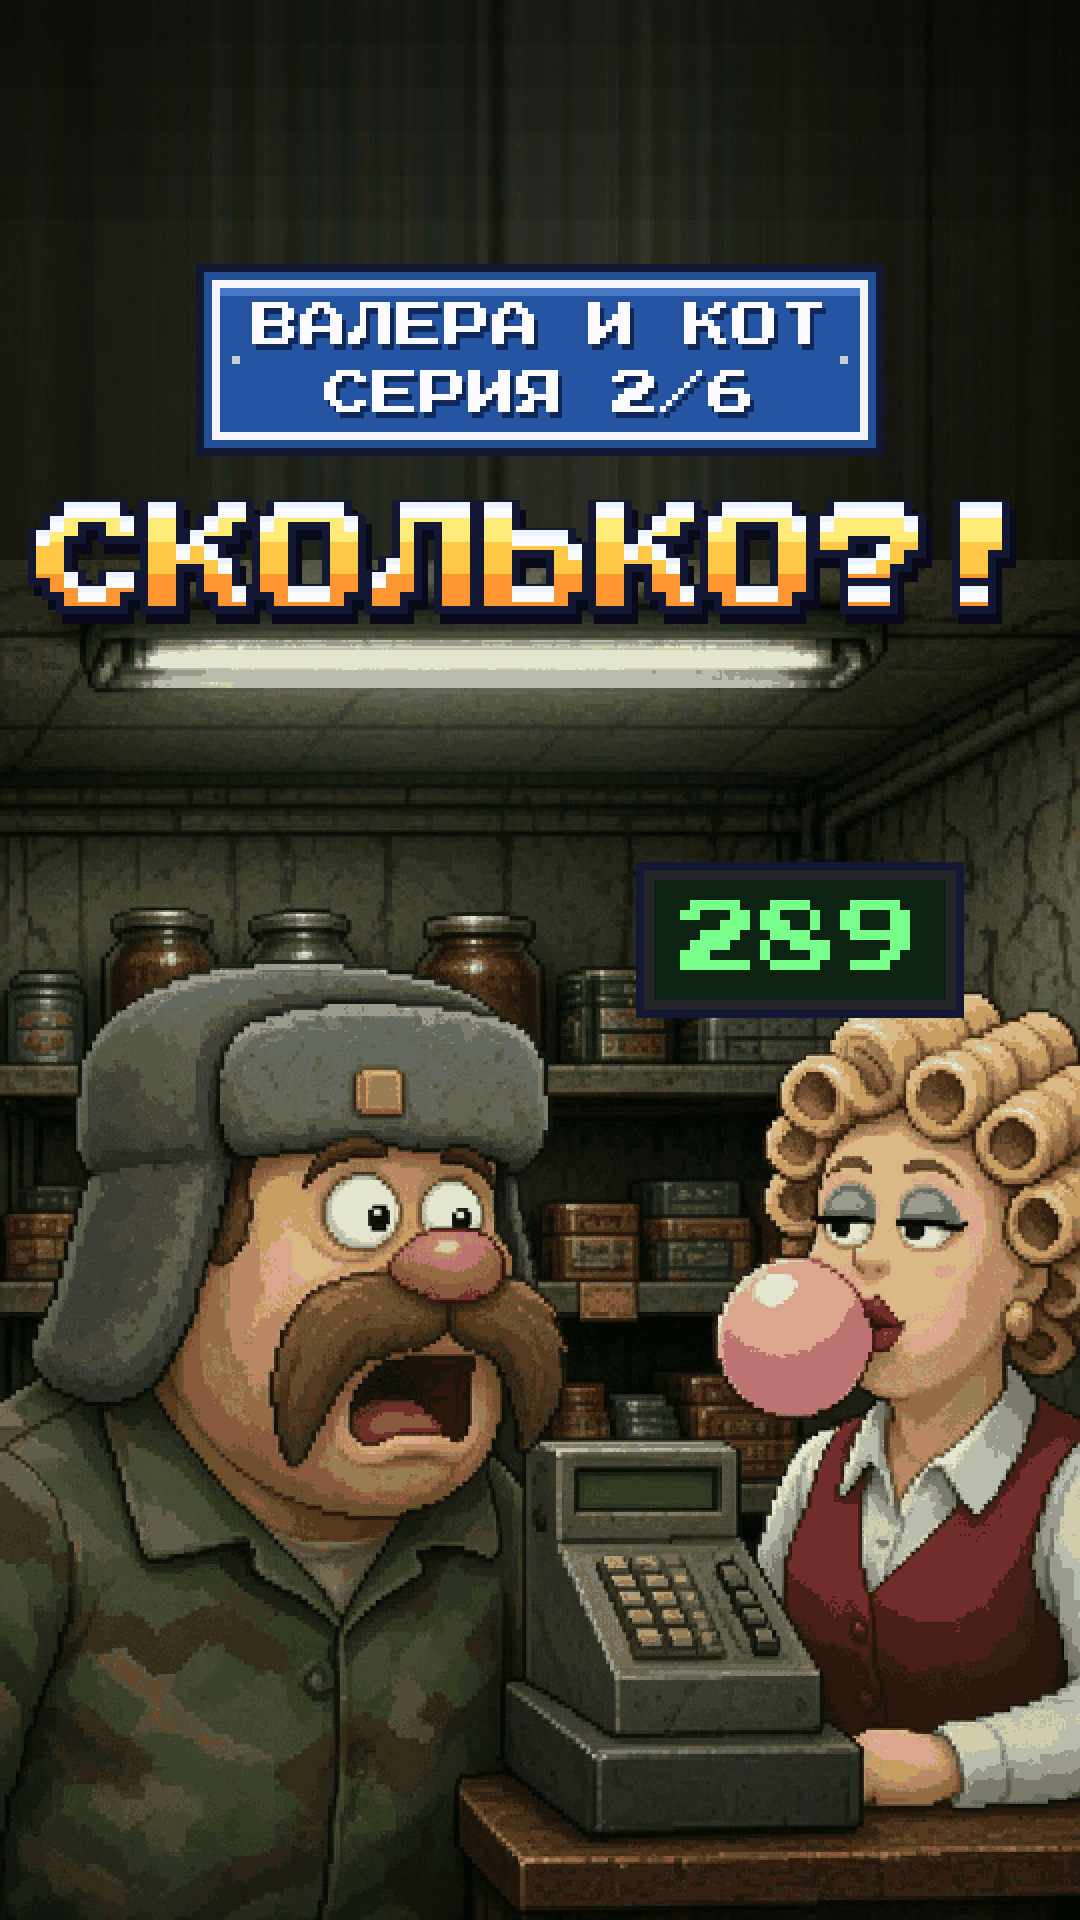

Source code (Python):
"""S01E02 cover.  python3 cover.py ref | ai | make"""
import sys, pathlib; sys.path.insert(0, str(pathlib.Path(__file__).resolve().parents[4] / 'engine'))
import paths as P
import covergen2 as CG
from PIL import Image

EP, SLUG = 'ep02', 'valera-i-kot'
REF, RAW = P.build(f'{SLUG}-{EP}', 'cover_ref.png'), P.build(f'{SLUG}-{EP}', 'cover_ai.png')
SRC = P.episode(EP, SLUG) / 'cover_ai_source.jpg'
TITLE = ['СКОЛЬКО?!']
CHARS = ("LEFT in the foreground: a heavyset middle-aged man with a huge bushy brown walrus moustache and a red bulbous nose, "
         "wearing a grey fur ushanka hat and a green camouflage jacket, eyes bulging in shock, mouth wide open; RIGHT behind the "
         "checkout counter: a bored blonde cashier woman with a big curly perm, heavy blue eyeshadow, red lipstick and a burgundy "
         "vest, blowing a big pink bubble gum bubble; an old cash register with a small blank green display between them, shelves "
         "of jars and cans behind, cold fluorescent light of an old grocery store.")


def ref():
    import ep02 as E
    from stage import View
    t = 2.9
    E.VX, E.VY, E.VU = 880.0, 720.0, 23.0                     # bring the two faces closer for the cover
    E.TX, E.TY = 1135.0, 625.0
    v = View(E.SHOP, 800, 0, 1.0, oy=190)
    big = E.shop_frame(v, t, ('valera', 'tamara'), 'shock', 'stand', texpr='bored', tkw=dict(gum=0.8))
    big[:190 * 3] = (big[190 * 3:190 * 3 + 1] * 0.5).astype(big.dtype)       # calm dark band for the title
    Image.fromarray(big).save(REF); print(REF)


if __name__ == '__main__':
    cmd = sys.argv[1]
    if cmd == 'ref': ref()
    elif cmd == 'ai': CG.ai(REF, RAW, CHARS)
    elif cmd == 'make':
        CG.make(RAW, SRC, [P.episode(EP, SLUG) / 'cover.png', P.series(SLUG) / 'covers' / 'cover_s01e02.png'], 2, TITLE,
                extra=lambda F: CG.lcd(F, '289', 400, 470, 40))
        print('ok')
